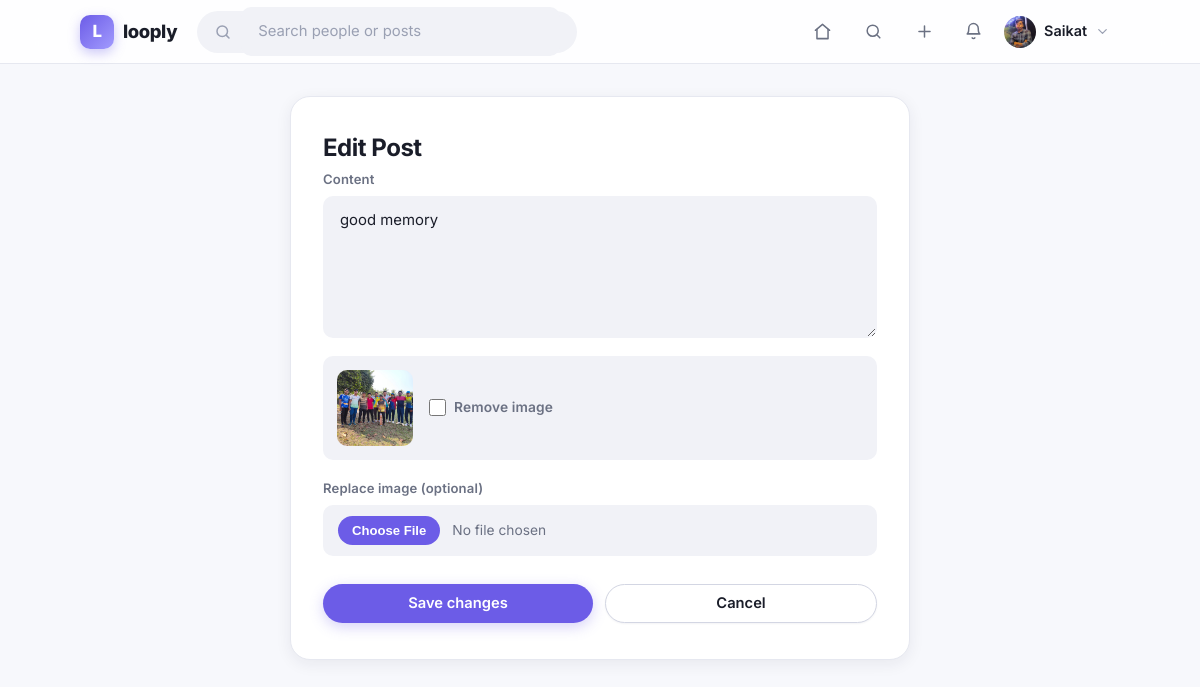
The app's page /posts/1/edit/ (signed in) with its own data.
### accounts/models.py (models this page shows, shortened)
class Profile(models.Model):
    user = models.OneToOneField(
        settings.AUTH_USER_MODEL,
        on_delete=models.CASCADE,
        related_name='profile'
    )
    bio = models.TextField(max_length=300, blank=True)
    avatar = models.ImageField(
        upload_to='avatars/',
        default='avatars/default_avatar.png',
        blank=True
    )
    website = models.URLField(blank=True)
    location = models.CharField(max_length=100, blank=True)
    created_at = models.DateTimeField(auto_now_add=True)
    updated_at = models.DateTimeField(auto_now=True)

### posts/models.py (models this page shows, shortened)
class Post(models.Model):
    author = models.ForeignKey(
        settings.AUTH_USER_MODEL,
        related_name='posts',
        on_delete=models.CASCADE
    )
    content = models.TextField(max_length=1000, blank=True)
    image = models.ImageField(upload_to='posts/', blank=True, null=True)
    created_at = models.DateTimeField(auto_now_add=True)
    updated_at = models.DateTimeField(auto_now=True)
    class Meta:
        ordering = ['-created_at']

### posts/views.py (the view, shortened to what this page needs)
# urls.py: path('<int:pk>/edit/', views.edit_post, name='edit_post'),
@login_required
def edit_post(request, pk):
    post = get_object_or_404(Post, pk=pk)
    if post.author != request.user:
        messages.error(request, "You can only edit your own posts.")
        return redirect('posts:feed')
    return render(request, 'posts/edit_post.html', {'post': post})

### templates/posts/edit_post.html (shortened to what this page needs)
{% extends 'base.html' %}
{% block content %}
<div class="auth-card wide">
    <h2>Edit Post</h2>
    <form method="POST" enctype="multipart/form-data">
        <label>Content</label>
        <textarea name="content" rows="5" maxlength="1000">{{ post.content }}</textarea>
        {% if post.image %}
            <div class="current-image">
                <img src="{{ post.image.url }}" alt="">
                <label>
                    <input type="checkbox" name="remove_image">
                    Remove image
                </label>
            </div>
        {% endif %}
        <label>Replace image (optional)</label>
        <input type="file" name="image" accept="image/*">
        <div class="form-actions">
            <button type="submit" class="btn-primary">Save changes</button>
            <a href="{% url 'posts:post_detail' post.id %}" class="btn-secondary">Cancel</a>
        </div>
    </form>
</div>
{% endblock %}

### templates/partials/navbar.html (shortened to what this page needs)
{% load static %}
<header class="navbar">
    <div class="navbar-inner">
        <a href="{% url 'home' %}" class="brand" aria-label="Looply home">
            <span class="brand-mark">L</span>
            <span class="brand-name">looply</span>
        </a>
        <form class="nav-search" method="get" action="{% url 'core:search' %}" role="search">
            <svg viewBox="0 0 24 24" aria-hidden="true">
                <circle cx="11" cy="11" r="7"></circle>
                <path d="m20 20-3.2-3.2"></path>
            </svg>
            <input type="search" name="q" placeholder="Search people or posts"
                   aria-label="Search people or posts"
                   value="{{ request.GET.q|default:'' }}">
        </form>
        <nav class="nav-links" id="primary-navigation">
            {% if user.is_authenticated %}
                <a href="{% url 'posts:feed' %}" class="nav-link">
                    <svg viewBox="0 0 24 24" aria-hidden="true">
                        <path d="M3 10.5 12 3l9 7.5"></path>
                        <path d="M5 9.5V21h14V9.5"></path>
                    </svg>
                </a>
                <a href="{% url 'accounts:discover' %}" class="nav-link">
                    <svg viewBox="0 0 24 24" aria-hidden="true">
                        <circle cx="11" cy="11" r="7"></circle>
                        <path d="m20 20-3.2-3.2"></path>
                    </svg>
                </a>
                <a href="{% url 'posts:create_post' %}" class="nav-link">
                    <svg viewBox="0 0 24 24" aria-hidden="true">
                        <path d="M12 5v14M5 12h14"></path>
                    </svg>
                </a>
                <a href="{% url 'core:notifications' %}" class="nav-link notif-link" aria-label="Notifications">
                    <svg viewBox="0 0 24 24" aria-hidden="true">
                        <path d="M18 8a6 6 0 1 0-12 0c0 6-2 7-2 7h16s-2-1-2-7"></path>
                        <path d="M13.7 20a2 2 0 0 1-3.4 0"></path>
                    </svg>
                </a>
                <details class="nav-user">
                    <summary>
                        <img src="{{ user.profile.avatar.url }}" class="avatar-xs" alt="">
                        <span class="nav-user-name">{{ user.username }}</span>
                        <svg class="chev" viewBox="0 0 24 24" aria-hidden="true">
                            <path d="m6 9 6 6 6-6"></path>
                        </svg>
                    </summary>
                </details>
            {% else %}
                <a href="{% url 'accounts:login' %}" class="btn-ghost">Log in</a>
                <a href="{% url 'accounts:register' %}" class="btn-primary btn-sm">Sign up</a>
            {% endif %}
        </nav>
    </div>
</header>

### records on screen
Post: content "good memory", image (picture)

### other values on screen
{{ user.username }} "Saikat"
